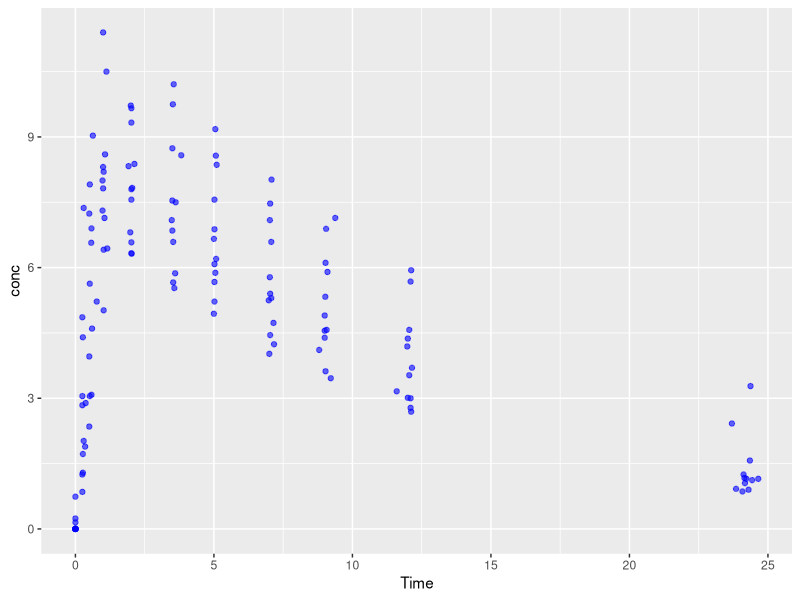
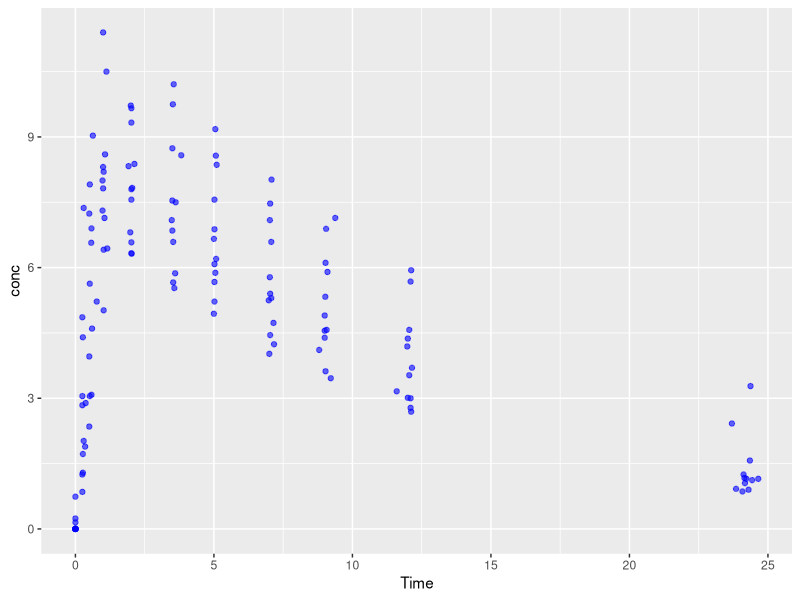
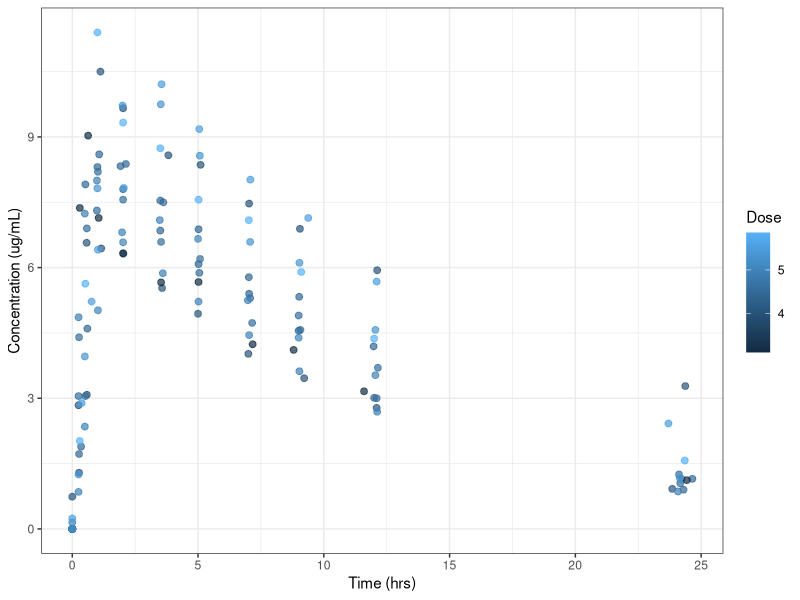

Recreate these plots in R, in order.
## ---- chunk 1
library(tidyverse)
library(knitr)
library(kableExtra)
library(ggplot2)

## ---- chunk 2
#| code-fold: false
#| echo: fenced
#| eval: true

# Heading 1  
## Heading 2  
### Heading 3 
#### Heading 4  
##### Heading 5  
###### Heading 6 
## ---- chunk 3
#| echo: fenced
#| eval: true
#| label: fig-pk
#| fig-width: 5
#| fig-cap: this is the caption
#| output-location: column-fragment

library(ggplot2)

PK_profile<-ggplot(Theoph, aes(x=Time, y=conc)) + 
    geom_point(color="blue", 
               alpha=0.6)

PK_profile
## ---- chunk 4
#| echo: false
#| error: false
#| warning: false
#| label: fig-PK-Profiles
#| layout-ncol: 2
#| fig-cap: "Theophylline Concentration versus Time Colored by Subject and Dose"
#| fig-subcap: 
#| - "Theophylline Concentration versus Time by Subject"
#| - "Theophylline Concentration versus Time by Dose"

Theoph$Subject <- factor(Theoph$Subject, 
                            level = c("1", "2", "3", "4", "5", "6", 
                                      "7", "8", "9", "10", "11","12"))

PK_Profile_Dose<-ggplot(data=Theoph, aes(x=Time,y=conc,color = Dose))+
  geom_point(alpha = 0.7, size = 2)+
  theme_bw()+
  scale_y_continuous(name ="Concentration (ug/mL)")+
  scale_x_continuous(name= "Time (hrs)")

PK_profile
PK_Profile_Dose

## ---- chunk 5
#| echo: fenced
#| label: tbl-PK
#| tbl-cap: "Summary of Theophylline PK"
#| tbl-colwidths: [60,40]

knitr::kable(head(Theoph))
